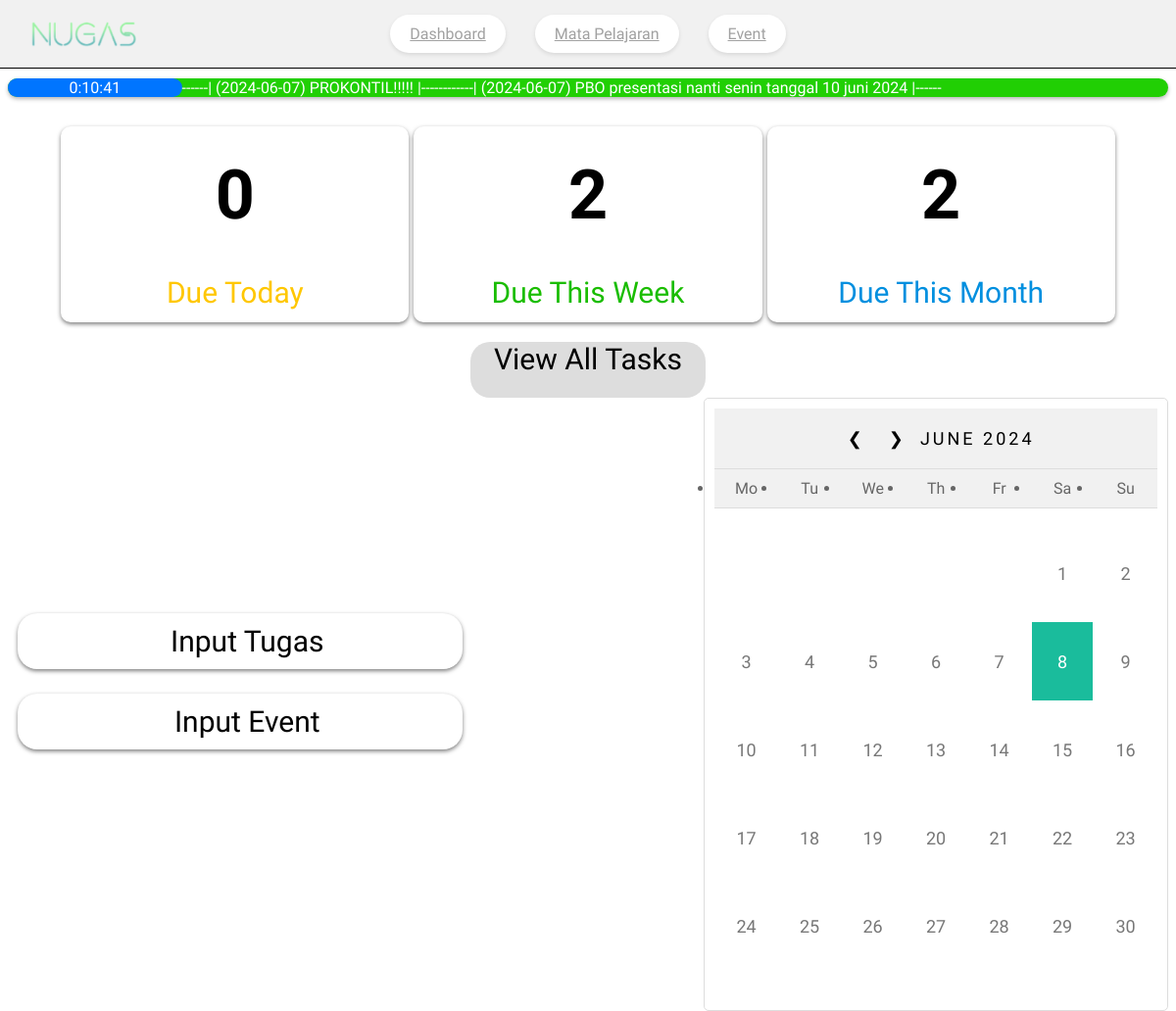
The page /guru/homeguru.php (signed in) on the database its author committed.
### tables this page shows
CREATE TABLE `notifikasi` (
  `ID` int(5) NOT NULL,
  `NIP` int(7) NOT NULL,
  `Pesan_Pemberitahuan` varchar(255) NOT NULL,
  `Jenis` varchar(15) NOT NULL,
  `created_at` date NOT NULL
);

### guru/homeguru.php (the view, shortened to what this page needs)
<?php
    include "../service/database.php";
?>
<!DOCTYPE html>
<html>
    <head>
        <link rel="stylesheet" href="styles/dashboard.css">
        <link rel="stylesheet" href="https://cdnjs.cloudflare.com/ajax/libs/font-awesome/6.5.2/css/all.min.css" />
    </head>
    <body>
    <div class ="header">
        <div class="navbar">
            <div class="logo">
                <img src="../Assets/nugas.png" alt="Logo NUGAS" style="width: 150px;">
            </div>
            <div class="menu">
                <a href="homeguru.php">Dashboard</a>
                <a href="mapel.php">Mata Pelajaran</a>
                <a href="event.php">Event</a>
            </div>
            <div class="username" onclick="togglePenggunaContent()">
                <span><?php echo $_SESSION['username'] ?></span>
                <div class="logout-content">
                    <a href="../login-page/logout.php">Logout</a>
                </div>
            </div>
        </div>
    </div>
    <div class="announcement">
        <div class="time">
            <a id="realtime-clock">12:00</a>
        </div>
        <marquee><a id="announcement-text">
            <?php
                $sql = "SELECT * FROM notifikasi WHERE Jenis = 'announcement'";
                $query = mysqli_query($db, $sql);
                while($result = mysqli_fetch_assoc($query)){
                    echo "------|  (".$result['created_at'].") ".$result['Pesan_Pemberitahuan']."  |------";
                }
            ?>
        </a></marquee>
    </div>
    <div class="board">
    <?php
        $sql = "SELECT count(*) as 'today' FROM tugas WHERE deadline BETWEEN DATE(NOW()) AND DATE_ADD(DATE(NOW()), INTERVAL 1 DAY);";
        $query = mysqli_query($db, $sql);
        $hasil = mysqli_fetch_array($query)
    ?>
        <div class="item-board">
            <?php echo "<h3>".$hasil['today']."</h3>"; ?>
            <p class="yellow">Due Today</p>
        </div>
    <?php
        $sql = "SELECT count(*) as 'week' FROM tugas WHERE deadline BETWEEN DATE(NOW()) AND DATE_ADD(DATE(NOW()), INTERVAL 7 DAY);";
        $query = mysqli_query($db, $sql);
        $hasil = mysqli_fetch_array($query)
    ?>
        <div class="item-board">
            <?php echo "<h3>".$hasil['week']."</h3>"; ?>
            <p class="green">Due This Week</p>
        </div>
    <?php
        $sql = "SELECT count(*) 'month' FROM tugas WHERE deadline BETWEEN DATE(NOW()) AND DATE_ADD(DATE(NOW()), INTERVAL 30 DAY);";
        $query = mysqli_query($db, $sql);
        $hasil = mysqli_fetch_array($query)
    ?>
        <div class="item-board">
            <?php echo "<h3>".$hasil['month']."</h3>"; ?>
            <p class="blue">Due This Month</p>
        </div>
    </div>
    <div class="button">
        <a href="deadline.php" class="btn-1">View All Tasks</a>
    </div>
    <div class="maincontent">
        <div class="contentkiri">
            <div class="isikiri">
                <a class="button" href="input-tugas.php">Input Tugas</a>
                <a class="button" href="input-event.php">Input Event</a>
            </div>
        </div>
        <div class="contentkanan">
            <div class="kananatas">
                <div class="calendar">
                    <div class="month">
                        <ul>
                            <li class="prev" onclick="prevMonth()">&#10094;</li>
                            <li class="next" onclick="nextMonth()">&#10095;</li>
                            <li id="month-year"></li>
                        </ul>
                    </div>
                    <ul class="weekdays">
                        <li>Mo</li>
                        <li>Tu</li>
                        <li>We</li>
                        <li>Th</li>
                        <li>Fr</li>
                        <li>Sa</li>
                        <li>Su</li>
                    </ul>
                    <ul class="days" id="days"></ul>
                </div>
        </div>
    </div>
        </body>
</html>

### guru/styles/dashboard.css (style rules this page uses)
body { font-family: "Jockey One", sans-serif; }
.header { top: 0; left: 0; position: fixed; }
.logo img { position: fixed; top: 10px; left: 10px; z-index: 1000; justify-content: left; padding: 10px 20px; align-items: center; }
.navbar { background-color: white; width: 100%; display: flex; }
.menu { background-color: #f1f1f1; width: 100%; position: fixed; display: flex; justify-content: center; border-bottom: 1px solid black; }
.menu a { font-size: 16px; color: #a1a1a1; text-align: center; border-radius: 25px; padding: 10px 20px; box-shadow: 0 2px 4px rgba(0, 0, 0, 0.1); background-color: white; margin: 15px; }
.username { background-color: white; }
.announcement { border-radius: 10px; gap: 0%; background-color: #21CF04; box-shadow: 0 2px 4px rgb(0 0 0 / 30%); width: 100%; display: flex; margin-top: 80px; color: white; }
.time { border-radius: 10px; background-color: #0075FF; width: 15%; justify-content: center; align-items: center; display: flex; }
.time a { font-size: 16px; color: #ffffff; text-align: center; text-decoration: none; font-family: 'Jockey One', sans-serif; }
.board { width: 100%; display: flex; justify-content: center; gap: 5px; margin: 30px 0 20px 0; }
.item-board { width: 30%; display: flex; flex-direction: column; align-items: center; background-color: #ffffff; border-radius: 10px; line-height: 0; box-shadow: 0 2px 4px rgba(0, 0, 0, 0.5); }
.item-board p { font-size: 30px; }
.item-board h3 { font-size: 70px; }
.button { display: flex; justify-content: center; align-items: center; }
a.button, a.btn-1 { width: 240px; height: 57px; background-color: #dddddd; text-decoration: none; color: black; border: none; border-radius: 20px; font-size: 30px; text-align: center; font-family: "Jockey One", sans-serif; }
.yellow { color:#FFC700; }
.green { color:#1ABD00; }
.blue { color:#008FDF; }
.maincontent { margin-bottom: 2rem; display: flex; width: 100%; justify-content: space-around; gap: 10%; }
.contentkiri { height: auto; border-radius: 10px; width: 40%; align-content: center; }
.isikiri { padding: 0px 10px 15px; align-content: center; }
.isikiri a.button { text-decoration: none; width: auto; border-radius: 20px; display: flex; font-size: 30px; background-color: white; padding-left: 15px; box-shadow: 0 2px 4px rgb(0 0 0 / 50%); justify-content: center; align-items: center; margin-top: 25px; }
.contentkanan { display: flex; flex-direction: column; height: 569px; width: 40%; }
* { box-sizing: border-box; }
.calendar { width: 100%; max-width: 600px; margin: 0 auto; padding: 10px; border: 1px solid #ddd; border-radius: 5px; }
.month { text-align: center; padding: 10px 0; background: #f1f1f1; border-bottom: 1px solid #ddd; }
.month ul { list-style-type: none; margin: 0; padding: 0; }
.month ul li { display: inline-block; font-size: 18px; text-transform: uppercase; letter-spacing: 3px; }
.month .prev, .month .next { cursor: pointer; padding: 10px; }
.weekdays { margin: 0; padding: 10px 0; background: #f1f1f1; border-bottom: 1px solid #ddd; display: flex; justify-content: space-around; }
.weekdays li { flex: 1; color: #666; text-align: center; }
.days { padding: 10px 0; text-align: center; display: flex; flex-wrap: wrap; justify-content: space-around; }

### rows shown on the page
notifikasi: created_at "2024-06-07", Pesan_Pemberitahuan "PROKONTIL!!!!!"
notifikasi: created_at "2024-06-07", Pesan_Pemberitahuan "PBO presentasi nanti senin tanggal 10 juni 2024"

### other values the page prints
$hasil['today'] "0"
$hasil['week'] "2"
$hasil['month'] "2"
